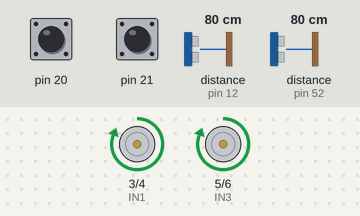
Simulated run of this sketch. Board: Arduino Mega 2560, built with avr-gcc and run on an emulated ATmega2560. Parts: motor-driver pin pairs drawn as motors (green arrow = first pin HIGH = forward, orange = second pin HIGH = backward, longer = more drive, scaled by the enable pin). Wiring (inferred from the names in the program): 2 × ultrasonic range finder: trigger pin 13, echo pin 12 / trigger pin 50, echo pin 52. The test bench sets the inputs (shaded band); at power-on: pin 20 HIGH, pin 21 HIGH, distance to the obstacle (sensors on pin 12, pin 52) 80 cm. The echo pulse lasts 58.3 µs per cm.

Above: at 0.2 s.
At 31.2 s:
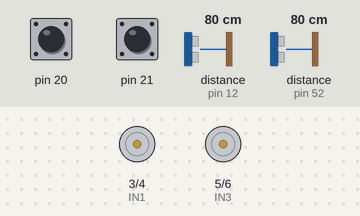
Timing chart, 0 to 32.7 s (numbered marks = the images above):
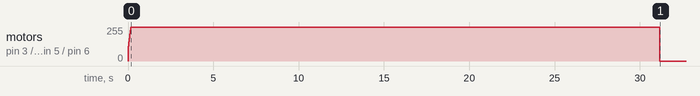

The sketch:

MODO5.ino
```cpp
#define baudrate 38400
#define pi 3.141516
#define power 110

const int Tm=100;

//Ultrasonido derecha
const int Echo1 = 12;
const int Trigger1 = 13;
int DD;

//Ultrasonido izquierda
const int Echo2 = 52;   //2 es el sensor de la izquierda
const int Trigger2 = 50;
int DI;

// Motor 1 Derecha
 int ENA=2;
 int IN1=3;
 int IN2=4;

// Motor 2 izquierda
  int ENB=7;
  int IN3=5;
  int IN4=6;

int state;

// Variables para interrupcion motor 1 Derecha
float WD=0;

//Variables para interrupcion motor 2 Izquierda
float WI=0;
double W;

int N=8; //Numero de ranuras que tiene el encoder (lo he puesto al azar)
//int referenciaVel=200;

//Control PID
int Kp;
int Td;
int Ti;

int q0,q1,q2;

float err_I,err_1_I,err_2_I,err_D,err_1_D,err_2_D;

float ref_I,ref_D;
int U_I,U_D,U_1_I,U_1_D;
int UD;
int UI;

//Tiempo
int tiempo;
int tiempoPrev;
int elapsedTime;

int TiempoCont;
int TicksI,TicksD;

int tiempoExp;


void interrupcionD()
{
  TicksD++;
  /*incrementoTiempoTicksD= tiempo-tiempoUltimaInterrupcionD; //millis comienza la cuenta del tiempo que lleva desde que se inicio el programa
  tiempoUltimaInterrupcionD=tiempo;
  frecuenciaD=(1000.0)/(double)incrementoTiempoTicksD; //1000 porque son milisengundos
  WD=((((2*pi)/N)*frecuenciaD))/48;*/


}

void interrupcionI()
{
  TicksI++;
  /*incrementoTiempoTicksI= tiempo-tiempoUltimaInterrupcionI; //millis comienza la cuenta del tiempo que lleva desde que se inicio el programa
  tiempoUltimaInterrupcionI=tiempo;
  frecuenciaI=(1000)/(double)incrementoTiempoTicksI;
  WI=((((2*pi)/N)*frecuenciaI))/48;*/

}


void setup() {
  // put your setup code here, to run once:
  //Ultrasonido
  pinMode(Trigger1,OUTPUT);
  pinMode(Echo1,INPUT);
  pinMode(Trigger2,OUTPUT);
  pinMode(Echo2,INPUT);
//Motores
  pinMode(ENA,OUTPUT);
  pinMode(IN1,OUTPUT);
  pinMode(IN2,OUTPUT);
  pinMode(ENB,OUTPUT);
  pinMode(IN3,OUTPUT);
  pinMode(IN4,OUTPUT);
  Serial3.begin(baudrate);
  Serial.begin(baudrate);

   state=0;
//Interrupciones
attachInterrupt(digitalPinToInterrupt(20),interrupcionD, FALLING);  //interrupcion por flanco de bajada
attachInterrupt(digitalPinToInterrupt(21),interrupcionI, FALLING);

//Inicializar constantes de control
Kp = 0.1;
Td = 100;
Ti = 50;


err_I = 0;
err_1_I = 0;
err_2_I = 0;

err_D = 0;
err_1_D = 0;
err_2_D = 0;


ref_I = 12.0;
ref_D = 12.0;
U_I = 0;
U_1_I=0;
U_D = 0;
U_1_D=0;

tiempo = millis();
tiempoExp = millis();

TiempoCont = 0;
}

void loop() {
 // Medimos el tiempo transcurrido
 tiempoPrev = tiempo;
 tiempo = millis();
 elapsedTime = (tiempo - tiempoPrev) / 1000;

 if((millis()-TiempoCont)>10)
 {
  //Calculamos la velocidad de la rueda izquierda
  //((Ticks/10.0)*((1000.0/8.0)/48.0)*(2.0*pi))
  WI=TicksI*1.6362;
  WD=TicksD*1.6362;
  TicksI=0;
  TicksD=0;
  TiempoCont=millis();
 }

 //Lectura de ultrasonidos;
 int DD = ping(Trigger1,Echo1);
 int DI = ping(Trigger2,Echo2);

 //Calculo de velocidad angular media
 W=(WD+WI)/2.0;


/* if(millis()-tiempoExp > 3000 && millis()-tiempoExp < 6000)
 {
  ref = 6;
 }else if(millis()-tiempoExp > 6000){
  ref = 8;
 }else{
  ref = 4;
 }*/


 //--------------------------------------
 //CONTROL RUEDA DERECHA
 //--------------------------------------
 //Error velocidad angular
 err_D=WD-ref_D;

 q0 = Kp*(1+(Td/elapsedTime));
 q1 = Kp*(-1-2*Td/elapsedTime + elapsedTime/Ti);
 q2 = Kp*Td/elapsedTime;

 U_D = U_1_D + q0*err_D + q1*err_1_D + q2*err_2_D;

 UD = U_D+power;

 err_2_D = err_1_D;
 err_1_D = err_D;
 U_1_D = U_D;


 //--------------------------------------
 //CONTROL RUEDA IZQUIERDA
 //--------------------------------------
 //Error velocidad angular
 err_I=WI-ref_I;

 q0 = Kp*(1+(Td/elapsedTime));
 q1 = Kp*(-1-2*Td/elapsedTime + elapsedTime/Ti);
 q2 = Kp*Td/elapsedTime;

 U_I = U_1_I + q0*err_I + q1*err_1_I + q2*err_2_I;

 UI = U_I+power;

 err_2_I = err_1_I;
 err_1_I = err_I;
 U_1_I = U_I;

 if(UD > 255) UD = 255;
 if(UD < 0) UD = 0;
 if(UI > 255) UI = 255;
 if(UI < 0) UI = 0;

 adelante();

 char str[100];
 sprintf(str,"%d;%d;%d;%d;%d;%d;%d;%d;%d\n",Tm,DD,DI,(int)WI,(int)WD,(int)ref_I,(int)err_I,UI,UD);
 Serial3.print(str);

}


 int ping(int Trigger1, int Echo1) {
  long duration, distanceCm;
  digitalWrite(Trigger1, LOW); //para generar un pulso limpio se pone a LOW 4us
  delayMicroseconds(4);
  digitalWrite(Trigger1, HIGH); //se genera el disparo de 10 us
  delayMicroseconds(10);
  digitalWrite(Trigger1, LOW);
  duration= pulseIn(Echo1, HIGH);
  distanceCm= duration *10/292/2;
  return distanceCm;
 }

 void adelante ()
{
  //direccion motor derecha
  digitalWrite(IN1,HIGH);
  digitalWrite(IN2,LOW);
  analogWrite(ENA, UD);
  //direccion motor izquierda
  digitalWrite(IN3,HIGH);
  digitalWrite(IN4,LOW);
  analogWrite(ENB,UI);
}

void atras ()
{
  //direccion motor 1
  digitalWrite(IN1,LOW);
  digitalWrite(IN2,HIGH);
  analogWrite(ENA, UD);
  //direccion motor 2
  digitalWrite(IN3,LOW);
  digitalWrite(IN4,HIGH);
  analogWrite(ENB,UI);
}

void derecha ()
{
  //direccion motor derecha
  digitalWrite(IN1,HIGH);
  digitalWrite(IN2,LOW);
  analogWrite(ENA, power);
  //direccion motor izquierda
  digitalWrite(IN3,LOW);
  digitalWrite(IN4,HIGH);
  analogWrite(ENB,power);
}

void izquierda ()
{
  //direccion motor derecha
  digitalWrite(IN1,LOW);
  digitalWrite(IN2,HIGH);
  analogWrite(ENA, power);
  //direccion motor izquierda
  digitalWrite(IN3,HIGH);
  digitalWrite(IN4,LOW);
  analogWrite(ENB,power);
}

void para ()
{
  //direccion motor derecha
  digitalWrite(IN1,LOW);
  digitalWrite(IN2,LOW);
  analogWrite(ENA, 0);
  //direccion motor izquierda
  digitalWrite(IN3,LOW);
  digitalWrite(IN4,LOW);
  analogWrite(ENB,0);
}
```

Measured:
- by itself, motor on pin 3 (IN1) / pin 4 (IN2), motor on pin 5 (IN3) / pin 6 (IN4): rises from stopped to forward 255/255 in 0.16 s, then falls to stopped in 31.0 s
